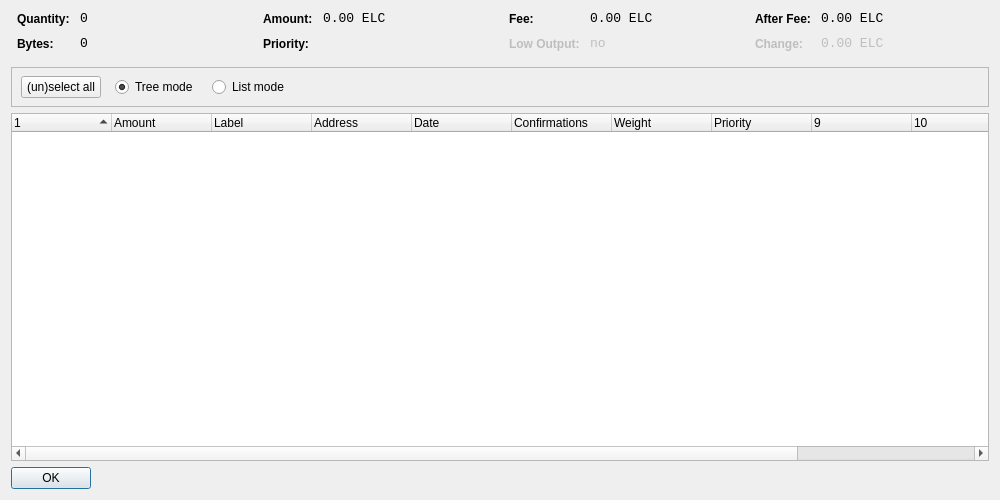
<?xml version="1.0" encoding="UTF-8"?>
<ui version="4.0">
 <class>CoinControlDialog</class>
 <widget class="QWidget" name="CoinControlDialog">
  <property name="geometry">
   <rect>
    <x>0</x>
    <y>0</y>
    <width>1000</width>
    <height>500</height>
   </rect>
  </property>
  <property name="windowTitle">
   <string>Coin Control</string>
  </property>
  <layout class="QVBoxLayout" name="verticalLayout">
   <item>
    <layout class="QHBoxLayout" name="horizontalLayoutTop" stretch="0,0,0,0">
     <property name="topMargin">
      <number>0</number>
     </property>
     <property name="bottomMargin">
      <number>10</number>
     </property>
     <item>
      <layout class="QFormLayout" name="formLayoutCoinControl1">
       <property name="horizontalSpacing">
        <number>10</number>
       </property>
       <property name="verticalSpacing">
        <number>10</number>
       </property>
       <property name="leftMargin">
        <number>6</number>
       </property>
       <property name="rightMargin">
        <number>6</number>
       </property>
       <item row="0" column="0">
        <widget class="QLabel" name="labelCoinControlQuantityText">
         <property name="styleSheet">
          <string notr="true">font-weight:bold;</string>
         </property>
         <property name="text">
          <string>Quantity:</string>
         </property>
        </widget>
       </item>
       <item row="0" column="1">
        <widget class="QLabel" name="labelCoinControlQuantity">
         <property name="font">
          <font>
           <family>Monospace</family>
           <pointsize>10</pointsize>
          </font>
         </property>
         <property name="cursor">
          <cursorShape>IBeamCursor</cursorShape>
         </property>
         <property name="contextMenuPolicy">
          <enum>Qt::ActionsContextMenu</enum>
         </property>
         <property name="text">
          <string notr="true">0</string>
         </property>
         <property name="textInteractionFlags">
          <set>Qt::LinksAccessibleByMouse|Qt::TextSelectableByKeyboard|Qt::TextSelectableByMouse</set>
         </property>
        </widget>
       </item>
       <item row="1" column="0">
        <widget class="QLabel" name="labelCoinControlBytesText">
         <property name="styleSheet">
          <string notr="true">font-weight:bold;</string>
         </property>
         <property name="text">
          <string>Bytes:</string>
         </property>
        </widget>
       </item>
       <item row="1" column="1">
        <widget class="QLabel" name="labelCoinControlBytes">
         <property name="font">
          <font>
           <family>Monospace</family>
           <pointsize>10</pointsize>
          </font>
         </property>
         <property name="cursor">
          <cursorShape>IBeamCursor</cursorShape>
         </property>
         <property name="contextMenuPolicy">
          <enum>Qt::ActionsContextMenu</enum>
         </property>
         <property name="text">
          <string notr="true">0</string>
         </property>
         <property name="textInteractionFlags">
          <set>Qt::LinksAccessibleByMouse|Qt::TextSelectableByKeyboard|Qt::TextSelectableByMouse</set>
         </property>
        </widget>
       </item>
      </layout>
     </item>
     <item>
      <layout class="QFormLayout" name="formLayoutCoinControl2">
       <property name="horizontalSpacing">
        <number>10</number>
       </property>
       <property name="verticalSpacing">
        <number>10</number>
       </property>
       <property name="leftMargin">
        <number>6</number>
       </property>
       <property name="rightMargin">
        <number>6</number>
       </property>
       <item row="0" column="0">
        <widget class="QLabel" name="labelCoinControlAmountText">
         <property name="styleSheet">
          <string notr="true">font-weight:bold;</string>
         </property>
         <property name="text">
          <string>Amount:</string>
         </property>
        </widget>
       </item>
       <item row="0" column="1">
        <widget class="QLabel" name="labelCoinControlAmount">
         <property name="font">
          <font>
           <family>Monospace</family>
           <pointsize>10</pointsize>
          </font>
         </property>
         <property name="cursor">
          <cursorShape>IBeamCursor</cursorShape>
         </property>
         <property name="contextMenuPolicy">
          <enum>Qt::ActionsContextMenu</enum>
         </property>
         <property name="text">
          <string notr="true">0.00 ELC</string>
         </property>
         <property name="textInteractionFlags">
          <set>Qt::LinksAccessibleByMouse|Qt::TextSelectableByKeyboard|Qt::TextSelectableByMouse</set>
         </property>
        </widget>
       </item>
       <item row="1" column="0">
        <widget class="QLabel" name="labelCoinControlPriorityText">
         <property name="styleSheet">
          <string notr="true">font-weight:bold;</string>
         </property>
         <property name="text">
          <string>Priority:</string>
         </property>
        </widget>
       </item>
       <item row="1" column="1">
        <widget class="QLabel" name="labelCoinControlPriority">
         <property name="font">
          <font>
           <family>Monospace</family>
           <pointsize>10</pointsize>
          </font>
         </property>
         <property name="cursor">
          <cursorShape>IBeamCursor</cursorShape>
         </property>
         <property name="contextMenuPolicy">
          <enum>Qt::ActionsContextMenu</enum>
         </property>
         <property name="text">
          <string/>
         </property>
         <property name="textInteractionFlags">
          <set>Qt::LinksAccessibleByMouse|Qt::TextSelectableByKeyboard|Qt::TextSelectableByMouse</set>
         </property>
        </widget>
       </item>
      </layout>
     </item>
     <item>
      <layout class="QFormLayout" name="formLayoutCoinControl3">
       <property name="horizontalSpacing">
        <number>10</number>
       </property>
       <property name="verticalSpacing">
        <number>10</number>
       </property>
       <property name="leftMargin">
        <number>6</number>
       </property>
       <property name="rightMargin">
        <number>6</number>
       </property>
       <item row="0" column="0">
        <widget class="QLabel" name="labelCoinControlFeeText">
         <property name="styleSheet">
          <string notr="true">font-weight:bold;</string>
         </property>
         <property name="text">
          <string>Fee:</string>
         </property>
        </widget>
       </item>
       <item row="0" column="1">
        <widget class="QLabel" name="labelCoinControlFee">
         <property name="font">
          <font>
           <family>Monospace</family>
           <pointsize>10</pointsize>
          </font>
         </property>
         <property name="cursor">
          <cursorShape>IBeamCursor</cursorShape>
         </property>
         <property name="contextMenuPolicy">
          <enum>Qt::ActionsContextMenu</enum>
         </property>
         <property name="text">
          <string notr="true">0.00 ELC</string>
         </property>
         <property name="textInteractionFlags">
          <set>Qt::LinksAccessibleByMouse|Qt::TextSelectableByKeyboard|Qt::TextSelectableByMouse</set>
         </property>
        </widget>
       </item>
       <item row="1" column="0">
        <widget class="QLabel" name="labelCoinControlLowOutputText">
         <property name="enabled">
          <bool>false</bool>
         </property>
         <property name="styleSheet">
          <string notr="true">font-weight:bold;</string>
         </property>
         <property name="text">
          <string>Low Output:</string>
         </property>
        </widget>
       </item>
       <item row="1" column="1">
        <widget class="QLabel" name="labelCoinControlLowOutput">
         <property name="enabled">
          <bool>false</bool>
         </property>
         <property name="font">
          <font>
           <family>Monospace</family>
           <pointsize>10</pointsize>
          </font>
         </property>
         <property name="cursor">
          <cursorShape>IBeamCursor</cursorShape>
         </property>
         <property name="contextMenuPolicy">
          <enum>Qt::ActionsContextMenu</enum>
         </property>
         <property name="text">
          <string>no</string>
         </property>
         <property name="textInteractionFlags">
          <set>Qt::LinksAccessibleByMouse|Qt::TextSelectableByKeyboard|Qt::TextSelectableByMouse</set>
         </property>
        </widget>
       </item>
      </layout>
     </item>
     <item>
      <layout class="QFormLayout" name="formLayoutCoinControl4">
       <property name="horizontalSpacing">
        <number>10</number>
       </property>
       <property name="verticalSpacing">
        <number>10</number>
       </property>
       <property name="leftMargin">
        <number>6</number>
       </property>
       <property name="rightMargin">
        <number>6</number>
       </property>
       <item row="0" column="0">
        <widget class="QLabel" name="labelCoinControlAfterFeeText">
         <property name="styleSheet">
          <string notr="true">font-weight:bold;</string>
         </property>
         <property name="text">
          <string>After Fee:</string>
         </property>
        </widget>
       </item>
       <item row="0" column="1">
        <widget class="QLabel" name="labelCoinControlAfterFee">
         <property name="font">
          <font>
           <family>Monospace</family>
           <pointsize>10</pointsize>
          </font>
         </property>
         <property name="cursor">
          <cursorShape>IBeamCursor</cursorShape>
         </property>
         <property name="contextMenuPolicy">
          <enum>Qt::ActionsContextMenu</enum>
         </property>
         <property name="text">
          <string notr="true">0.00 ELC</string>
         </property>
         <property name="textInteractionFlags">
          <set>Qt::LinksAccessibleByMouse|Qt::TextSelectableByKeyboard|Qt::TextSelectableByMouse</set>
         </property>
        </widget>
       </item>
       <item row="1" column="0">
        <widget class="QLabel" name="labelCoinControlChangeText">
         <property name="enabled">
          <bool>false</bool>
         </property>
         <property name="styleSheet">
          <string notr="true">font-weight:bold;</string>
         </property>
         <property name="text">
          <string>Change:</string>
         </property>
        </widget>
       </item>
       <item row="1" column="1">
        <widget class="QLabel" name="labelCoinControlChange">
         <property name="enabled">
          <bool>false</bool>
         </property>
         <property name="font">
          <font>
           <family>Monospace</family>
           <pointsize>10</pointsize>
          </font>
         </property>
         <property name="cursor">
          <cursorShape>IBeamCursor</cursorShape>
         </property>
         <property name="contextMenuPolicy">
          <enum>Qt::ActionsContextMenu</enum>
         </property>
         <property name="text">
          <string notr="true">0.00 ELC</string>
         </property>
         <property name="textInteractionFlags">
          <set>Qt::LinksAccessibleByMouse|Qt::TextSelectableByKeyboard|Qt::TextSelectableByMouse</set>
         </property>
        </widget>
       </item>
      </layout>
     </item>
    </layout>
   </item>
   <item>
    <widget class="QFrame" name="frame">
     <property name="minimumSize">
      <size>
       <width>0</width>
       <height>40</height>
      </size>
     </property>
     <property name="frameShape">
      <enum>QFrame::StyledPanel</enum>
     </property>
     <property name="frameShadow">
      <enum>QFrame::Sunken</enum>
     </property>
     <widget class="QWidget" name="horizontalLayoutWidget">
      <property name="geometry">
       <rect>
        <x>10</x>
        <y>0</y>
        <width>781</width>
        <height>41</height>
       </rect>
      </property>
      <layout class="QHBoxLayout" name="horizontalLayoutPanel" stretch="0,0,0,0">
       <property name="spacing">
        <number>14</number>
       </property>
       <item>
        <widget class="QPushButton" name="pushButtonSelectAll">
         <property name="sizePolicy">
          <sizepolicy hsizetype="Maximum" vsizetype="Fixed">
           <horstretch>0</horstretch>
           <verstretch>0</verstretch>
          </sizepolicy>
         </property>
         <property name="text">
          <string>(un)select all</string>
         </property>
        </widget>
       </item>
       <item>
        <widget class="QRadioButton" name="radioTreeMode">
         <property name="sizePolicy">
          <sizepolicy hsizetype="Maximum" vsizetype="Fixed">
           <horstretch>0</horstretch>
           <verstretch>0</verstretch>
          </sizepolicy>
         </property>
         <property name="text">
          <string>Tree mode</string>
         </property>
         <property name="checked">
          <bool>true</bool>
         </property>
        </widget>
       </item>
       <item>
        <widget class="QRadioButton" name="radioListMode">
         <property name="sizePolicy">
          <sizepolicy hsizetype="Maximum" vsizetype="Fixed">
           <horstretch>0</horstretch>
           <verstretch>0</verstretch>
          </sizepolicy>
         </property>
         <property name="text">
          <string>List mode</string>
         </property>
        </widget>
       </item>
       <item>
        <spacer name="horizontalSpacer">
         <property name="orientation">
          <enum>Qt::Horizontal</enum>
         </property>
         <property name="sizeHint" stdset="0">
          <size>
           <width>40</width>
           <height>20</height>
          </size>
         </property>
        </spacer>
       </item>
      </layout>
     </widget>
    </widget>
   </item>
   <item>
    <widget class="CoinControlTreeWidget" name="treeWidget">
     <property name="contextMenuPolicy">
      <enum>Qt::CustomContextMenu</enum>
     </property>
     <property name="sortingEnabled">
      <bool>false</bool>
     </property>
     <property name="columnCount">
      <number>12</number>
     </property>
     <attribute name="headerShowSortIndicator" stdset="0">
      <bool>true</bool>
     </attribute>
     <attribute name="headerStretchLastSection">
      <bool>false</bool>
     </attribute>
     <column>
      <property name="text">
       <string/>
      </property>
     </column>
     <column>
      <property name="text">
       <string>Amount</string>
      </property>
     </column>
     <column>
      <property name="text">
       <string>Label</string>
      </property>
     </column>
     <column>
      <property name="text">
       <string>Address</string>
      </property>
     </column>
     <column>
      <property name="text">
       <string>Date</string>
      </property>
     </column>
     <column>
      <property name="text">
       <string>Confirmations</string>
      </property>
      <property name="toolTip">
       <string>Confirmed</string>
      </property>
     </column>
     <column>
      <property name="text">
       <string>Weight</string>
      </property>
     </column>
     <column>
      <property name="text">
       <string>Priority</string>
      </property>
     </column>
     <column>
      <property name="text">
       <string/>
      </property>
     </column>
     <column>
      <property name="text">
       <string/>
      </property>
     </column>
     <column>
      <property name="text">
       <string/>
      </property>
     </column>
     <column>
      <property name="text">
       <string/>
      </property>
     </column>
    </widget>
   </item>
   <item>
    <widget class="QDialogButtonBox" name="buttonBox">
     <property name="sizePolicy">
      <sizepolicy hsizetype="Maximum" vsizetype="Fixed">
       <horstretch>0</horstretch>
       <verstretch>0</verstretch>
      </sizepolicy>
     </property>
     <property name="orientation">
      <enum>Qt::Horizontal</enum>
     </property>
     <property name="standardButtons">
      <set>QDialogButtonBox::Ok</set>
     </property>
    </widget>
   </item>
  </layout>
 </widget>
 <customwidgets>
  <customwidget>
   <class>CoinControlTreeWidget</class>
   <extends>QTreeWidget</extends>
   <header>coincontroltreewidget.h</header>
  </customwidget>
 </customwidgets>
 <resources/>
 <connections/>
</ui>
